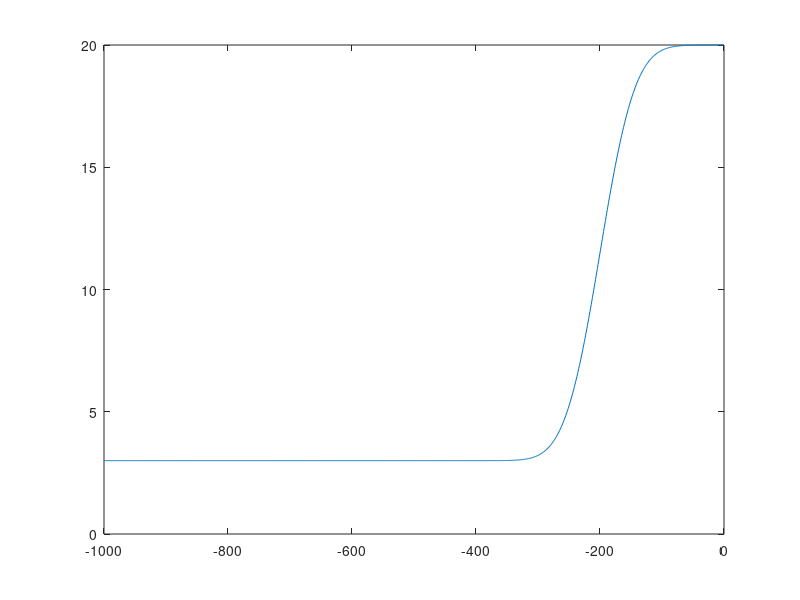
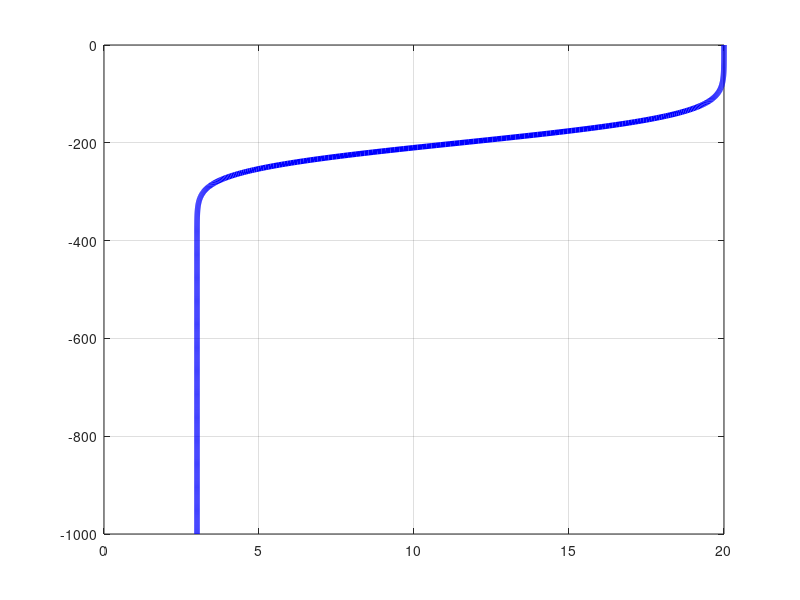

Source code (MATLAB) for these figures, in order: (Note: this script raises an error after producing the figures.)
close all; clear all; clc;



TMIN = 3;
TMAX = 20;
DEPTH = 1000;
depth_scale = DEPTH;
CENTER_OF_GRADIENT = 200;   % Where do you want the switch to take place.
THICKNESS_OF_TRANSITION = 0.002;  % Thickness of the gradient



xgrid = linspace(0,1,1000);
mu =  (DEPTH-CENTER_OF_GRADIENT)/DEPTH ;
sigma2 = THICKNESS_OF_TRANSITION;
denom = sqrt(2*sigma2);

ygrid = TMIN + ((TMAX-TMIN)/2)*(1 + erf( (xgrid - mu)/denom));
xgrid = xgrid - 1;
xgrid = xgrid * depth_scale;

plot(xgrid,ygrid);

%% Actual Thermocline Values
figure(3)
plot(ygrid,xgrid,'b','LineWidth',4); grid on;
xlim([YMIN-5 TMAX + 5]);
ylim([-DEPTH 0+5]);
xlabel('Temperature [c]','Interpreter','latex');
ylabel('Depth [m]','Interpreter','latex');
title('Thermocline Example Plot');